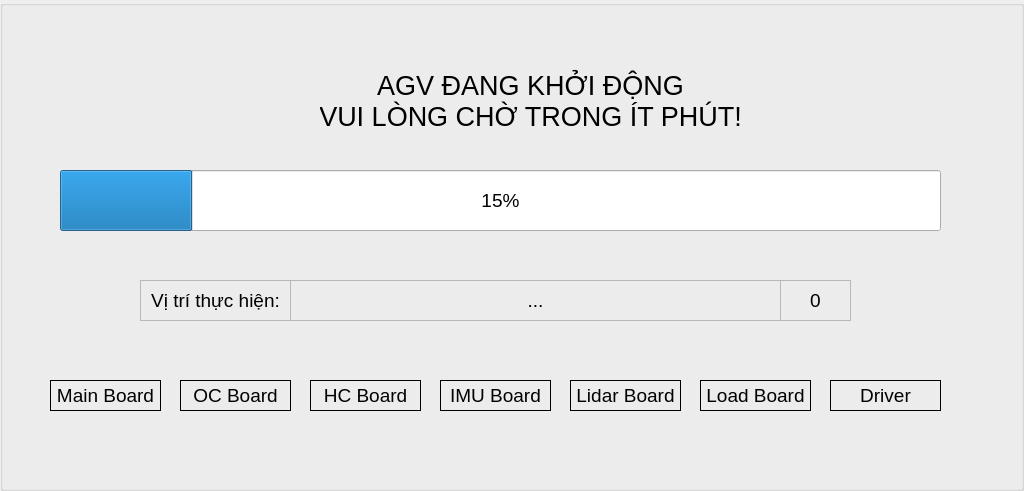
  <widget class="QGroupBox" name="gb_launch">
   <property name="geometry">
    <rect>
     <x>0</x>
     <y>60</y>
     <width>1024</width>
     <height>491</height>
    </rect>
   </property>
   <property name="autoFillBackground">
    <bool>true</bool>
   </property>
   <property name="title">
    <string/>
   </property>
   <widget class="QLabel" name="lbv_numberLaunch">
    <property name="geometry">
     <rect>
      <x>780</x>
      <y>280</y>
      <width>71</width>
      <height>41</height>
     </rect>
    </property>
    <property name="font">
     <font>
      <pointsize>14</pointsize>
     </font>
    </property>
    <property name="autoFillBackground">
     <bool>false</bool>
    </property>
    <property name="frameShape">
     <enum>QFrame::StyledPanel</enum>
    </property>
    <property name="text">
     <string>0</string>
    </property>
    <property name="alignment">
     <set>Qt::AlignCenter</set>
    </property>
    <property name="wordWrap">
     <bool>false</bool>
    </property>
   </widget>
   <widget class="QLabel" name="lbc_lh_main">
    <property name="geometry">
     <rect>
      <x>50</x>
      <y>380</y>
      <width>111</width>
      <height>31</height>
     </rect>
    </property>
    <property name="font">
     <font>
      <pointsize>14</pointsize>
     </font>
    </property>
    <property name="autoFillBackground">
     <bool>false</bool>
    </property>
    <property name="frameShape">
     <enum>QFrame::Box</enum>
    </property>
    <property name="text">
     <string>Main Board</string>
    </property>
    <property name="alignment">
     <set>Qt::AlignCenter</set>
    </property>
    <property name="wordWrap">
     <bool>false</bool>
    </property>
   </widget>
   <widget class="QLabel" name="lbc_lh_driver">
    <property name="geometry">
     <rect>
      <x>830</x>
      <y>380</y>
      <width>111</width>
      <height>31</height>
     </rect>
    </property>
    <property name="font">
     <font>
      <pointsize>14</pointsize>
     </font>
    </property>
    <property name="autoFillBackground">
     <bool>false</bool>
    </property>
    <property name="frameShape">
     <enum>QFrame::Box</enum>
    </property>
    <property name="text">
     <string>Driver</string>
    </property>
    <property name="alignment">
     <set>Qt::AlignCenter</set>
    </property>
    <property name="wordWrap">
     <bool>false</bool>
    </property>
   </widget>
   <widget class="QLabel" name="lbc_lh_oc">
    <property name="geometry">
     <rect>
      <x>180</x>
      <y>380</y>
      <width>111</width>
      <height>31</height>
     </rect>
    </property>
    <property name="font">
     <font>
      <pointsize>14</pointsize>
     </font>
    </property>
    <property name="autoFillBackground">
     <bool>false</bool>
    </property>
    <property name="frameShape">
     <enum>QFrame::Box</enum>
    </property>
    <property name="text">
     <string>OC Board</string>
    </property>
    <property name="alignment">
     <set>Qt::AlignCenter</set>
    </property>
    <property name="wordWrap">
     <bool>false</bool>
    </property>
   </widget>
   <widget class="QLabel" name="lbc_lh_hc">
    <property name="geometry">
     <rect>
      <x>310</x>
      <y>380</y>
      <width>111</width>
      <height>31</height>
     </rect>
    </property>
    <property name="font">
     <font>
      <pointsize>14</pointsize>
     </font>
    </property>
    <property name="autoFillBackground">
     <bool>false</bool>
    </property>
    <property name="frameShape">
     <enum>QFrame::Box</enum>
    </property>
    <property name="text">
     <string>HC Board</string>
    </property>
    <property name="alignment">
     <set>Qt::AlignCenter</set>
    </property>
    <property name="wordWrap">
     <bool>false</bool>
    </property>
   </widget>
   <widget class="QLabel" name="lbc_lh_imu">
    <property name="geometry">
     <rect>
      <x>440</x>
      <y>380</y>
      <width>111</width>
      <height>31</height>
     </rect>
    </property>
    <property name="font">
     <font>
      <pointsize>14</pointsize>
     </font>
    </property>
    <property name="autoFillBackground">
     <bool>false</bool>
    </property>
    <property name="frameShape">
     <enum>QFrame::Box</enum>
    </property>
    <property name="text">
     <string>IMU Board</string>
    </property>
    <property name="alignment">
     <set>Qt::AlignCenter</set>
    </property>
    <property name="wordWrap">
     <bool>false</bool>
    </property>
   </widget>
   <widget class="QLabel" name="lbv_launhing">
    <property name="geometry">
     <rect>
      <x>290</x>
      <y>280</y>
      <width>491</width>
      <height>41</height>
     </rect>
    </property>
    <property name="font">
     <font>
      <pointsize>14</pointsize>
     </font>
    </property>
    <property name="autoFillBackground">
     <bool>false</bool>
    </property>
    <property name="frameShape">
     <enum>QFrame::StyledPanel</enum>
    </property>
    <property name="text">
     <string>...</string>
    </property>
    <property name="alignment">
     <set>Qt::AlignCenter</set>
    </property>
    <property name="wordWrap">
     <bool>false</bool>
    </property>
   </widget>
   <widget class="QLabel" name="lbc_lh_lidar">
    <property name="geometry">
     <rect>
      <x>570</x>
      <y>380</y>
      <width>111</width>
      <height>31</height>
     </rect>
    </property>
    <property name="font">
     <font>
      <pointsize>14</pointsize>
     </font>
    </property>
    <property name="autoFillBackground">
     <bool>false</bool>
    </property>
    <property name="frameShape">
     <enum>QFrame::Box</enum>
    </property>
    <property name="text">
     <string>Lidar Board</string>
    </property>
    <property name="alignment">
     <set>Qt::AlignCenter</set>
    </property>
    <property name="wordWrap">
     <bool>false</bool>
    </property>
   </widget>
   <widget class="QLabel" name="lb_command">
    <property name="geometry">
     <rect>
      <x>320</x>
      <y>50</y>
      <width>421</width>
      <height>101</height>
     </rect>
    </property>
    <property name="font">
     <font>
      <pointsize>20</pointsize>
     </font>
    </property>
    <property name="text">
     <string>AGV ĐANG KHỞI ĐỘNG
VUI LÒNG CHỜ TRONG ÍT PHÚT!</string>
    </property>
    <property name="alignment">
     <set>Qt::AlignCenter</set>
    </property>
   </widget>
   <widget class="QProgressBar" name="pb_launch">
    <property name="geometry">
     <rect>
      <x>60</x>
      <y>170</y>
      <width>881</width>
      <height>61</height>
     </rect>
    </property>
    <property name="font">
     <font>
      <pointsize>14</pointsize>
     </font>
    </property>
    <property name="value">
     <number>15</number>
    </property>
   </widget>
   <widget class="QLabel" name="lbc_lh_load">
    <property name="geometry">
     <rect>
      <x>700</x>
      <y>380</y>
      <width>111</width>
      <height>31</height>
     </rect>
    </property>
    <property name="font">
     <font>
      <pointsize>14</pointsize>
     </font>
    </property>
    <property name="autoFillBackground">
     <bool>false</bool>
    </property>
    <property name="frameShape">
     <enum>QFrame::Box</enum>
    </property>
    <property name="text">
     <string>Load Board</string>
    </property>
    <property name="alignment">
     <set>Qt::AlignCenter</set>
    </property>
    <property name="wordWrap">
     <bool>false</bool>
    </property>
   </widget>
   <widget class="QLabel" name="lb_1">
    <property name="geometry">
     <rect>
      <x>140</x>
      <y>280</y>
      <width>151</width>
      <height>41</height>
     </rect>
    </property>
    <property name="font">
     <font>
      <pointsize>14</pointsize>
     </font>
    </property>
    <property name="autoFillBackground">
     <bool>false</bool>
    </property>
    <property name="frameShape">
     <enum>QFrame::StyledPanel</enum>
    </property>
    <property name="text">
     <string>Vị trí thực hiện:</string>
    </property>
    <property name="alignment">
     <set>Qt::AlignCenter</set>
    </property>
    <property name="wordWrap">
     <bool>false</bool>
    </property>
   </widget>
  </widget>
